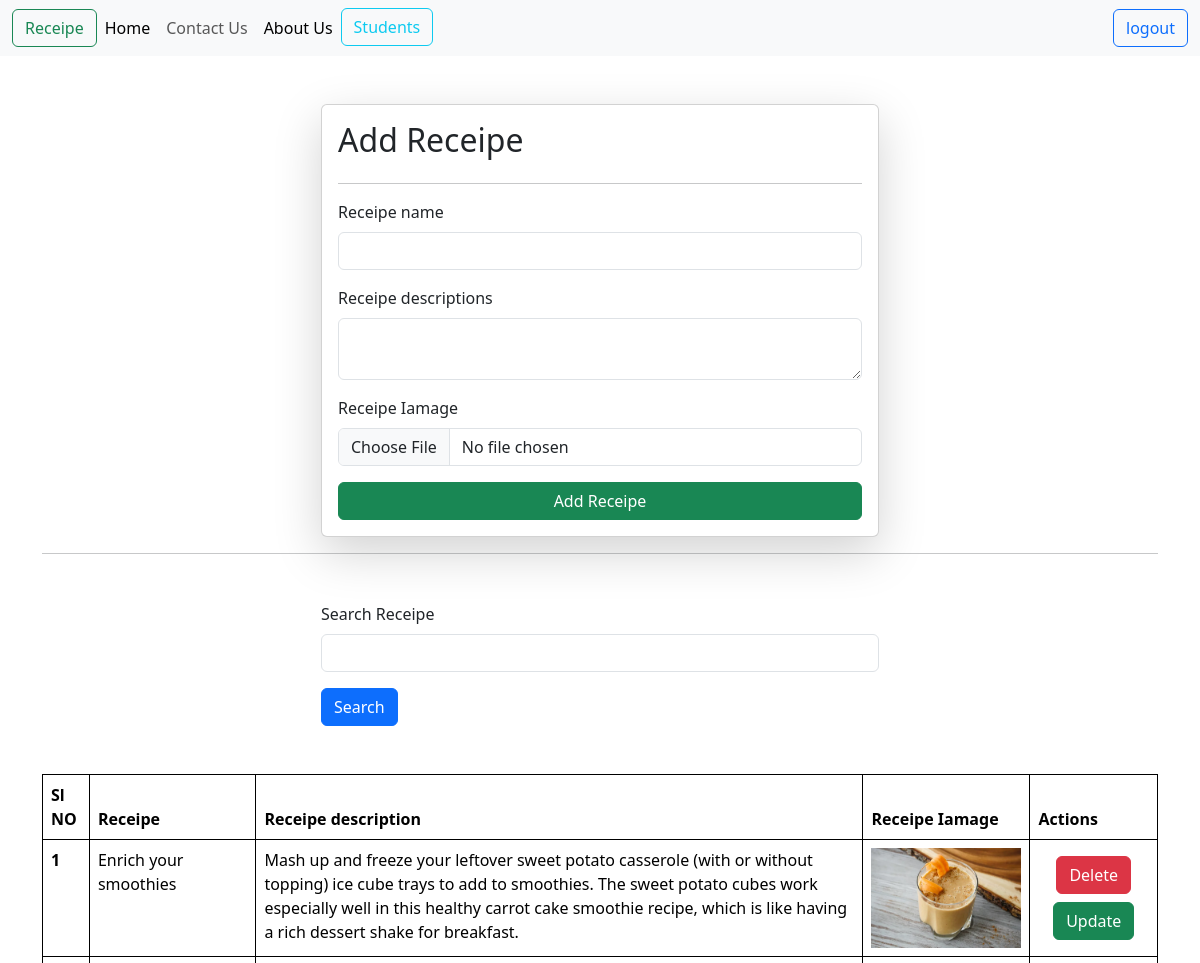
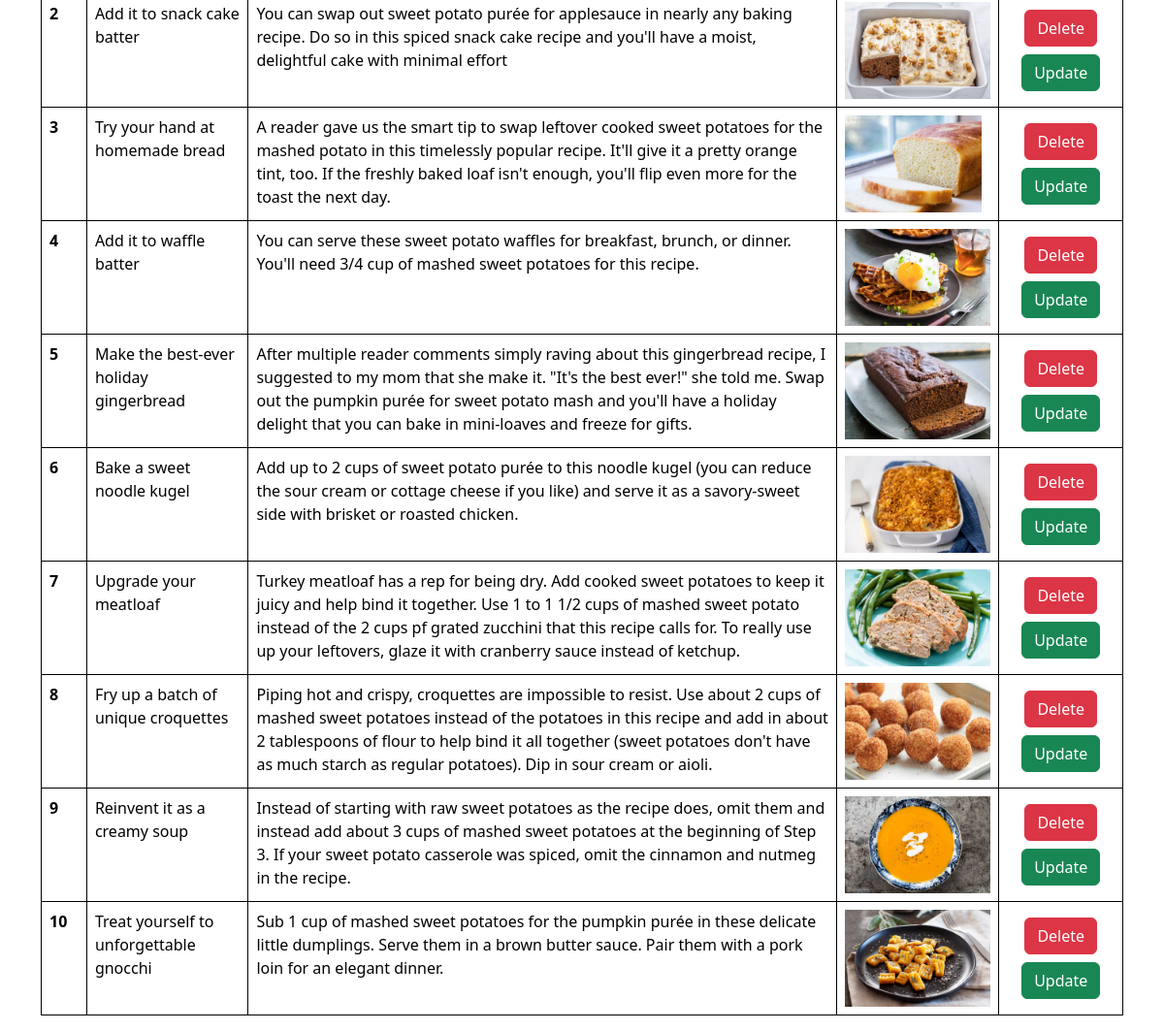
The app's page /receipes/ (signed in) with its own data (2 pictures, top to bottom).
### vage/models.py (models this page shows, shortened)
class Receipe(models.Model):
    user = models.ForeignKey(User,on_delete=models.SET_NULL,null=True,blank=True)
    receipe_name = models.CharField(max_length=100)
    slug = models.SlugField(unique=True)
    receipe_description = models.TextField()
    receipe_image = models.ImageField(upload_to="receipe")
    receipe_view_count = models.IntegerField(default=1)
    is_deleted = models.BooleanField(default=False)
    objects = ReceipeManager()
    admin_objects = models.Manager()

### vage/views.py (the view, shortened to what this page needs)
# urls.py: path("receipes/",receipes, name="receipes"),
@login_required(login_url="/login/")
def receipes(request):
    qureyset = Receipe.objects.all()
    if request.GET.get("Search"):
         qureyset = qureyset.filter(receipe_name__icontains = request.GET.get("Search"))
    context = {"receipes": qureyset,"page": "Receipe"}
    return render(request,"receipe.html",context)

### vage/models.py (called while the page is built)
    def get_queryset(self):
        return super().get_queryset().filter(is_deleted = False)

### vage/templates/receipe.html (shortened to what this page needs)
{% extends "base.html" %}
{% block start %}
<div class="container mt-5">
  <form class="col-6 mx-auto card p-3 shadow-lg" method="post" enctype="multipart/form-data">
    <h2> Add Receipe </h2>
    <hr>
    <div class="mb-3">
      <label for="exampleInputEmail1" class="form-label"> Receipe name </label>
      <input name="receipe_name" required type="text" class="form-control">
    </div>
    <div class="mb-3">
      <label for="exampleInputPassword1" class="form-label"> Receipe descriptions </label>
      <textarea name="receipe_description" required class="form-control"></textarea>
    </div>
    <div class="mb-3">
      <label for="exampleInputPassword1" class="form-label"> Receipe Iamage </label>
      <input name="receipe_image" type="file" class="form-control">
    </div>
    <button type="submit" class="btn btn-success"> Add Receipe</button>
  </form>
  <hr>
  <div class="mt-5">
    <div class="mx-auto col-6">
      <form>
      <div class="mb-3">
        <label for="exampleInputEmail1" class="form-label"> Search Receipe </label>
        <input name="Search" type="text" class="form-control">
      </div>
      <button type="submit" class="btn btn-primary">Search</button>
    </form>
    </div>
  </div>
    <table class="table mt-5">
      <thead>
        <tr>
          <th scope="col">Sl NO</th>
          <th scope="col">Receipe</th>
          <th scope="col">Receipe description</th>
          <th scope="col">Receipe Iamage</th>
          <th scope="col">Actions</th>
        </tr>
      </thead>
      <tbody>
        {% for receipe in receipes %}
        <tr>
          <th scope="row">{{forloop.counter}}</th>
          <td>{{receipe.receipe_name}}</td>
          <td>{{receipe.receipe_description}}</td>
          <td>
            <img src="/media/{{receipe.receipe_image}}" style="height: 100px;" > </td>
            <td class="text-center">
            <a href="/Delete-receipe/{{receipe.id}}/" class="btn btn-danger m-2"> Delete </a>
            <a href="/Update-receipe/{{receipe.slug}}/" class="btn btn-success" > Update </a>
            </td>
        </tr>
        {% endfor %}
      </tbody>
    </table>
</div>
 {% endblock %}

### home/templates/base.html (style rules this page uses)
table, th, td { border: 1px solid black; }

### records on screen
Receipe: receipe_name "Enrich your smoothies", receipe_description "Mash up and freeze your leftover sweet potato casserole (with or without topping) ice cube trays to add to smoothies. The sweet potato cubes work especially well in this healthy carrot cake smoothie recipe, which is like having a rich dessert shake for breakfast.", receipe_image (picture)
Receipe: receipe_name "Add it to snack cake batter", receipe_description "You can swap out sweet potato purée for applesauce in nearly any baking recipe. Do so in this spiced snack cake recipe and you'll have a moist, delightful cake with minimal effort", receipe_image (picture)
Receipe: receipe_name "Try your hand at homemade bread", receipe_description "A reader gave us the smart tip to swap leftover cooked sweet potatoes for the mashed potato in this timelessly popular recipe. It'll give it a pretty orange tint, too. If the freshly baked loaf isn't enough, you'll flip even more for the toast the next day.", receipe_image (picture)
Receipe: receipe_name "Add it to waffle batter", receipe_description "You can serve these sweet potato waffles for breakfast, brunch, or dinner. You'll need 3/4 cup of mashed sweet potatoes for this recipe.", receipe_image (picture)
Receipe: receipe_name "Make the best-ever holiday gingerbread", receipe_description "After multiple reader comments simply raving about this gingerbread recipe, I suggested to my mom that she make it. \"It's the best ever!\" she told me. Swap out the pumpkin purée for sweet potato mash and you'll have a holiday delight that you can bake in mini-loaves and freeze for gifts.", receipe_image (picture)
Receipe: receipe_name "Bake a sweet noodle kugel", receipe_description "Add up to 2 cups of sweet potato purée to this noodle kugel (you can reduce the sour cream or cottage cheese if you like) and serve it as a savory-sweet side with brisket or roasted chicken.", receipe_image (picture)
Receipe: receipe_name "Upgrade your meatloaf", receipe_description "Turkey meatloaf has a rep for being dry. Add cooked sweet potatoes to keep it juicy and help bind it together. Use 1 to 1 1/2 cups of mashed sweet potato instead of the 2 cups pf grated zucchini that this recipe calls for. To really use up your leftovers, glaze it with cranberry sauce instead of ketchup.", receipe_image (picture)
Receipe: receipe_name "Fry up a batch of unique croquettes", receipe_description "Piping hot and crispy, croquettes are impossible to resist. Use about 2 cups of mashed sweet potatoes instead of the potatoes in this recipe and add in about 2 tablespoons of flour to help bind it all together (sweet potatoes don't have as much starch as regular potatoes). Dip in sour cream or aioli.", receipe_image (picture)
Receipe: receipe_name "Reinvent it as a creamy soup", receipe_description "Instead of starting with raw sweet potatoes as the recipe does, omit them and instead add about 3 cups of mashed sweet potatoes at the beginning of Step 3. If your sweet potato casserole was spiced, omit the cinnamon and nutmeg in the recipe.", receipe_image (picture)
Receipe: receipe_name "Treat yourself to unforgettable gnocchi", receipe_description "Sub 1 cup of mashed sweet potatoes for the pumpkin purée in these delicate little dumplings. Serve them in a brown butter sauce. Pair them with a pork loin for an elegant dinner.", receipe_image (picture)
